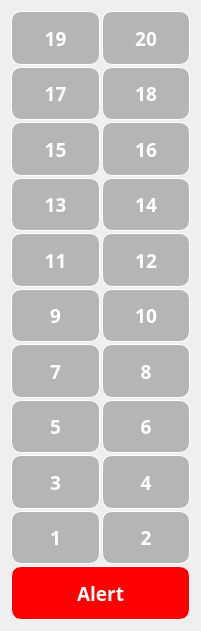
   <widget class="QWidget" name="gridLayoutWidget_4">
    <property name="geometry">
     <rect>
      <x>720</x>
      <y>140</y>
      <width>201</width>
      <height>631</height>
     </rect>
    </property>
    <property name="font">
     <font>
      <family>等线</family>
      <pointsize>14</pointsize>
      <weight>75</weight>
      <bold>true</bold>
     </font>
    </property>
    <property name="styleSheet">
     <string notr="true">QPushButton{
background-color: rgb(181, 181, 181);
color: white;
border-radius: 10px;
border: 1px white;
border-style: outset;
}
QPushButton:hover{
background-color: rgb(77, 199, 176);
}
QPushButton:pressed{
background-color: green;
color: white;
}</string>
    </property>
    <layout class="QGridLayout" name="Elevator4">
     <property name="spacing">
      <number>2</number>
     </property>
     <item row="5" column="2">
      <widget class="QPushButton" name="E4F14">
       <property name="sizePolicy">
        <sizepolicy hsizetype="Expanding" vsizetype="Expanding">
         <horstretch>0</horstretch>
         <verstretch>0</verstretch>
        </sizepolicy>
       </property>
       <property name="font">
        <font>
         <family>等线</family>
         <pointsize>14</pointsize>
         <weight>75</weight>
         <bold>true</bold>
        </font>
       </property>
       <property name="styleSheet">
        <string notr="true">QPushButton{
background-color: rgb(181, 181, 181);
color: white;
border-radius: 10px;
border: 1px white;
border-style: outset;
}
QPushButton:hover{
background-color: rgb(77, 199, 176);
}
QPushButton:pressed{
background-color: green;
color: white;
}</string>
       </property>
       <property name="text">
        <string>14</string>
       </property>
      </widget>
     </item>
     <item row="7" column="1">
      <widget class="QPushButton" name="E4F9">
       <property name="sizePolicy">
        <sizepolicy hsizetype="Expanding" vsizetype="Expanding">
         <horstretch>0</horstretch>
         <verstretch>0</verstretch>
        </sizepolicy>
       </property>
       <property name="font">
        <font>
         <family>等线</family>
         <pointsize>14</pointsize>
         <weight>75</weight>
         <bold>true</bold>
        </font>
       </property>
       <property name="styleSheet">
        <string notr="true">QPushButton{
background-color: rgb(181, 181, 181);
color: white;
border-radius: 10px;
border: 1px white;
border-style: outset;
}
QPushButton:hover{
background-color: rgb(77, 199, 176);
}
QPushButton:pressed{
background-color: green;
color: white;
}</string>
       </property>
       <property name="text">
        <string>9</string>
       </property>
      </widget>
     </item>
     <item row="11" column="2">
      <widget class="QPushButton" name="E4F2">
       <property name="sizePolicy">
        <sizepolicy hsizetype="Expanding" vsizetype="Expanding">
         <horstretch>0</horstretch>
         <verstretch>0</verstretch>
        </sizepolicy>
       </property>
       <property name="font">
        <font>
         <family>等线</family>
         <pointsize>14</pointsize>
         <weight>75</weight>
         <bold>true</bold>
        </font>
       </property>
       <property name="styleSheet">
        <string notr="true">QPushButton{
background-color: rgb(181, 181, 181);
color: white;
border-radius: 10px;
border: 1px white;
border-style: outset;
}
QPushButton:hover{
background-color: rgb(77, 199, 176);
}
QPushButton:pressed{
background-color: green;
color: white;
}</string>
       </property>
       <property name="text">
        <string>2</string>
       </property>
      </widget>
     </item>
     <item row="2" column="1">
      <widget class="QPushButton" name="E4F19">
       <property name="sizePolicy">
        <sizepolicy hsizetype="Expanding" vsizetype="Expanding">
         <horstretch>0</horstretch>
         <verstretch>0</verstretch>
        </sizepolicy>
       </property>
       <property name="font">
        <font>
         <family>等线</family>
         <pointsize>14</pointsize>
         <weight>75</weight>
         <bold>true</bold>
        </font>
       </property>
       <property name="styleSheet">
        <string notr="true">QPushButton{
background-color: rgb(181, 181, 181);
color: white;
border-radius: 10px;
border: 1px white;
border-style: outset;
}
QPushButton:hover{
background-color: rgb(77, 199, 176);
}
QPushButton:pressed{
background-color: green;
color: white;
}</string>
       </property>
       <property name="text">
        <string>19</string>
       </property>
      </widget>
     </item>
     <item row="10" column="1">
      <widget class="QPushButton" name="E4F3">
       <property name="sizePolicy">
        <sizepolicy hsizetype="Expanding" vsizetype="Expanding">
         <horstretch>0</horstretch>
         <verstretch>0</verstretch>
        </sizepolicy>
       </property>
       <property name="font">
        <font>
         <family>等线</family>
         <pointsize>14</pointsize>
         <weight>75</weight>
         <bold>true</bold>
        </font>
       </property>
       <property name="styleSheet">
        <string notr="true">QPushButton{
background-color: rgb(181, 181, 181);
color: white;
border-radius: 10px;
border: 1px white;
border-style: outset;
}
QPushButton:hover{
background-color: rgb(77, 199, 176);
}
QPushButton:pressed{
background-color: green;
color: white;
}</string>
       </property>
       <property name="text">
        <string>3</string>
       </property>
      </widget>
     </item>
     <item row="10" column="2">
      <widget class="QPushButton" name="E4F4">
       <property name="sizePolicy">
        <sizepolicy hsizetype="Expanding" vsizetype="Expanding">
         <horstretch>0</horstretch>
         <verstretch>0</verstretch>
        </sizepolicy>
       </property>
       <property name="font">
        <font>
         <family>等线</family>
         <pointsize>14</pointsize>
         <weight>75</weight>
         <bold>true</bold>
        </font>
       </property>
       <property name="styleSheet">
        <string notr="true">QPushButton{
background-color: rgb(181, 181, 181);
color: white;
border-radius: 10px;
border: 1px white;
border-style: outset;
}
QPushButton:hover{
background-color: rgb(77, 199, 176);
}
QPushButton:pressed{
background-color: green;
color: white;
}</string>
       </property>
       <property name="text">
        <string>4</string>
       </property>
      </widget>
     </item>
     <item row="9" column="2">
      <widget class="QPushButton" name="E4F6">
       <property name="sizePolicy">
        <sizepolicy hsizetype="Expanding" vsizetype="Expanding">
         <horstretch>0</horstretch>
         <verstretch>0</verstretch>
        </sizepolicy>
       </property>
       <property name="font">
        <font>
         <family>等线</family>
         <pointsize>14</pointsize>
         <weight>75</weight>
         <bold>true</bold>
        </font>
       </property>
       <property name="styleSheet">
        <string notr="true">QPushButton{
background-color: rgb(181, 181, 181);
color: white;
border-radius: 10px;
border: 1px white;
border-style: outset;
}
QPushButton:hover{
background-color: rgb(77, 199, 176);
}
QPushButton:pressed{
background-color: green;
color: white;
}</string>
       </property>
       <property name="text">
        <string>6</string>
       </property>
      </widget>
     </item>
     <item row="7" column="2">
      <widget class="QPushButton" name="E4F10">
       <property name="sizePolicy">
        <sizepolicy hsizetype="Expanding" vsizetype="Expanding">
         <horstretch>0</horstretch>
         <verstretch>0</verstretch>
        </sizepolicy>
       </property>
       <property name="font">
        <font>
         <family>等线</family>
         <pointsize>14</pointsize>
         <weight>75</weight>
         <bold>true</bold>
        </font>
       </property>
       <property name="styleSheet">
        <string notr="true">QPushButton{
background-color: rgb(181, 181, 181);
color: white;
border-radius: 10px;
border: 1px white;
border-style: outset;
}
QPushButton:hover{
background-color: rgb(77, 199, 176);
}
QPushButton:pressed{
background-color: green;
color: white;
}</string>
       </property>
       <property name="text">
        <string>10</string>
       </property>
      </widget>
     </item>
     <item row="6" column="2">
      <widget class="QPushButton" name="E4F12">
       <property name="sizePolicy">
        <sizepolicy hsizetype="Expanding" vsizetype="Expanding">
         <horstretch>0</horstretch>
         <verstretch>0</verstretch>
        </sizepolicy>
       </property>
       <property name="font">
        <font>
         <family>等线</family>
         <pointsize>14</pointsize>
         <weight>75</weight>
         <bold>true</bold>
        </font>
       </property>
       <property name="styleSheet">
        <string notr="true">QPushButton{
background-color: rgb(181, 181, 181);
color: white;
border-radius: 10px;
border: 1px white;
border-style: outset;
}
QPushButton:hover{
background-color: rgb(77, 199, 176);
}
QPushButton:pressed{
background-color: green;
color: white;
}</string>
       </property>
       <property name="text">
        <string>12</string>
       </property>
      </widget>
     </item>
     <item row="4" column="2">
      <widget class="QPushButton" name="E4F16">
       <property name="sizePolicy">
        <sizepolicy hsizetype="Expanding" vsizetype="Expanding">
         <horstretch>0</horstretch>
         <verstretch>0</verstretch>
        </sizepolicy>
       </property>
       <property name="font">
        <font>
         <family>等线</family>
         <pointsize>14</pointsize>
         <weight>75</weight>
         <bold>true</bold>
        </font>
       </property>
       <property name="styleSheet">
        <string notr="true">QPushButton{
background-color: rgb(181, 181, 181);
color: white;
border-radius: 10px;
border: 1px white;
border-style: outset;
}
QPushButton:hover{
background-color: rgb(77, 199, 176);
}
QPushButton:pressed{
background-color: green;
color: white;
}</string>
       </property>
       <property name="text">
        <string>16</string>
       </property>
      </widget>
     </item>
     <item row="11" column="1">
      <widget class="QPushButton" name="E4F1">
       <property name="sizePolicy">
        <sizepolicy hsizetype="Expanding" vsizetype="Expanding">
         <horstretch>0</horstretch>
         <verstretch>0</verstretch>
        </sizepolicy>
       </property>
       <property name="font">
        <font>
         <family>等线</family>
         <pointsize>14</pointsize>
         <weight>75</weight>
         <bold>true</bold>
        </font>
       </property>
       <property name="styleSheet">
        <string notr="true">QPushButton{
background-color: rgb(181, 181, 181);
color: white;
border-radius: 10px;
border: 1px white;
border-style: outset;
}
QPushButton:hover{
background-color: rgb(77, 199, 176);
}
QPushButton:pressed{
background-color: green;
color: white;
}</string>
       </property>
       <property name="text">
        <string>1</string>
       </property>
      </widget>
     </item>
     <item row="3" column="1">
      <widget class="QPushButton" name="E4F17">
       <property name="sizePolicy">
        <sizepolicy hsizetype="Expanding" vsizetype="Expanding">
         <horstretch>0</horstretch>
         <verstretch>0</verstretch>
        </sizepolicy>
       </property>
       <property name="font">
        <font>
         <family>等线</family>
         <pointsize>14</pointsize>
         <weight>75</weight>
         <bold>true</bold>
        </font>
       </property>
       <property name="styleSheet">
        <string notr="true">QPushButton{
background-color: rgb(181, 181, 181);
color: white;
border-radius: 10px;
border: 1px white;
border-style: outset;
}
QPushButton:hover{
background-color: rgb(77, 199, 176);
}
QPushButton:pressed{
background-color: green;
color: white;
}</string>
       </property>
       <property name="text">
        <string>17</string>
       </property>
      </widget>
     </item>
     <item row="4" column="1">
      <widget class="QPushButton" name="E4F15">
       <property name="sizePolicy">
        <sizepolicy hsizetype="Expanding" vsizetype="Expanding">
         <horstretch>0</horstretch>
         <verstretch>0</verstretch>
        </sizepolicy>
       </property>
       <property name="font">
        <font>
         <family>等线</family>
         <pointsize>14</pointsize>
         <weight>75</weight>
         <bold>true</bold>
        </font>
       </property>
       <property name="styleSheet">
        <string notr="true">QPushButton{
background-color: rgb(181, 181, 181);
color: white;
border-radius: 10px;
border: 1px white;
border-style: outset;
}
QPushButton:hover{
background-color: rgb(77, 199, 176);
}
QPushButton:pressed{
background-color: green;
color: white;
}</string>
       </property>
       <property name="text">
        <string>15</string>
       </property>
      </widget>
     </item>
     <item row="8" column="1">
      <widget class="QPushButton" name="E4F7">
       <property name="sizePolicy">
        <sizepolicy hsizetype="Expanding" vsizetype="Expanding">
         <horstretch>0</horstretch>
         <verstretch>0</verstretch>
        </sizepolicy>
       </property>
       <property name="font">
        <font>
         <family>等线</family>
         <pointsize>14</pointsize>
         <weight>75</weight>
         <bold>true</bold>
        </font>
       </property>
       <property name="styleSheet">
        <string notr="true">QPushButton{
background-color: rgb(181, 181, 181);
color: white;
border-radius: 10px;
border: 1px white;
border-style: outset;
}
QPushButton:hover{
background-color: rgb(77, 199, 176);
}
QPushButton:pressed{
background-color: green;
color: white;
}</string>
       </property>
       <property name="text">
        <string>7</string>
       </property>
      </widget>
     </item>
     <item row="9" column="1">
      <widget class="QPushButton" name="E4F5">
       <property name="sizePolicy">
        <sizepolicy hsizetype="Expanding" vsizetype="Expanding">
         <horstretch>0</horstretch>
         <verstretch>0</verstretch>
        </sizepolicy>
       </property>
       <property name="font">
        <font>
         <family>等线</family>
         <pointsize>14</pointsize>
         <weight>75</weight>
         <bold>true</bold>
        </font>
       </property>
       <property name="styleSheet">
        <string notr="true">QPushButton{
background-color: rgb(181, 181, 181);
color: white;
border-radius: 10px;
border: 1px white;
border-style: outset;
}
QPushButton:hover{
background-color: rgb(77, 199, 176);
}
QPushButton:pressed{
background-color: green;
color: white;
}</string>
       </property>
       <property name="text">
        <string>5</string>
       </property>
      </widget>
     </item>
     <item row="8" column="2">
      <widget class="QPushButton" name="E4F8">
       <property name="sizePolicy">
        <sizepolicy hsizetype="Expanding" vsizetype="Expanding">
         <horstretch>0</horstretch>
         <verstretch>0</verstretch>
        </sizepolicy>
       </property>
       <property name="font">
        <font>
         <family>等线</family>
         <pointsize>14</pointsize>
         <weight>75</weight>
         <bold>true</bold>
        </font>
       </property>
       <property name="styleSheet">
        <string notr="true">QPushButton{
background-color: rgb(181, 181, 181);
color: white;
border-radius: 10px;
border: 1px white;
border-style: outset;
}
QPushButton:hover{
background-color: rgb(77, 199, 176);
}
QPushButton:pressed{
background-color: green;
color: white;
}</string>
       </property>
       <property name="text">
        <string>8</string>
       </property>
      </widget>
     </item>
     <item row="2" column="2">
      <widget class="QPushButton" name="E4F20">
       <property name="sizePolicy">
        <sizepolicy hsizetype="Expanding" vsizetype="Expanding">
         <horstretch>0</horstretch>
         <verstretch>0</verstretch>
        </sizepolicy>
       </property>
       <property name="font">
        <font>
         <family>等线</family>
         <pointsize>14</pointsize>
         <weight>75</weight>
         <bold>true</bold>
        </font>
       </property>
       <property name="styleSheet">
        <string notr="true">QPushButton{
background-color: rgb(181, 181, 181);
color: white;
border-radius: 10px;
border: 1px white;
border-style: outset;
}
QPushButton:hover{
background-color: rgb(77, 199, 176);
}
QPushButton:pressed{
background-color: green;
color: white;
}</string>
       </property>
       <property name="text">
        <string>20</string>
       </property>
      </widget>
     </item>
     <item row="5" column="1">
      <widget class="QPushButton" name="E4F13">
       <property name="sizePolicy">
        <sizepolicy hsizetype="Expanding" vsizetype="Expanding">
         <horstretch>0</horstretch>
         <verstretch>0</verstretch>
        </sizepolicy>
       </property>
       <property name="font">
        <font>
         <family>等线</family>
         <pointsize>14</pointsize>
         <weight>75</weight>
         <bold>true</bold>
        </font>
       </property>
       <property name="styleSheet">
        <string notr="true">QPushButton{
background-color: rgb(181, 181, 181);
color: white;
border-radius: 10px;
border: 1px white;
border-style: outset;
}
QPushButton:hover{
background-color: rgb(77, 199, 176);
}
QPushButton:pressed{
background-color: green;
color: white;
}</string>
       </property>
       <property name="text">
        <string>13</string>
       </property>
      </widget>
     </item>
     <item row="3" column="2">
      <widget class="QPushButton" name="E4F18">
       <property name="sizePolicy">
        <sizepolicy hsizetype="Expanding" vsizetype="Expanding">
         <horstretch>0</horstretch>
         <verstretch>0</verstretch>
        </sizepolicy>
       </property>
       <property name="font">
        <font>
         <family>等线</family>
         <pointsize>14</pointsize>
         <weight>75</weight>
         <bold>true</bold>
        </font>
       </property>
       <property name="styleSheet">
        <string notr="true">QPushButton{
background-color: rgb(181, 181, 181);
color: white;
border-radius: 10px;
border: 1px white;
border-style: outset;
}
QPushButton:hover{
background-color: rgb(77, 199, 176);
}
QPushButton:pressed{
background-color: green;
color: white;
}</string>
       </property>
       <property name="text">
        <string>18</string>
       </property>
      </widget>
     </item>
     <item row="6" column="1">
      <widget class="QPushButton" name="E4F11">
       <property name="sizePolicy">
        <sizepolicy hsizetype="Expanding" vsizetype="Expanding">
         <horstretch>0</horstretch>
         <verstretch>0</verstretch>
        </sizepolicy>
       </property>
       <property name="font">
        <font>
         <family>等线</family>
         <pointsize>14</pointsize>
         <weight>75</weight>
         <bold>true</bold>
        </font>
       </property>
       <property name="styleSheet">
        <string notr="true">QPushButton{
background-color: rgb(181, 181, 181);
color: white;
border-radius: 10px;
border: 1px white;
border-style: outset;
}
QPushButton:hover{
background-color: rgb(77, 199, 176);
}
QPushButton:pressed{
background-color: green;
color: white;
}</string>
       </property>
       <property name="text">
        <string>11</string>
       </property>
      </widget>
     </item>
     <item row="12" column="1" colspan="2">
      <widget class="QPushButton" name="E4Alert">
       <property name="sizePolicy">
        <sizepolicy hsizetype="Expanding" vsizetype="Expanding">
         <horstretch>0</horstretch>
         <verstretch>0</verstretch>
        </sizepolicy>
       </property>
       <property name="font">
        <font>
         <family>等线</family>
         <pointsize>14</pointsize>
         <weight>75</weight>
         <bold>true</bold>
        </font>
       </property>
       <property name="styleSheet">
        <string notr="true">QPushButton{
background-color: red;
color: white;
border-radius: 10px;
border: 1px white;
border-style: outset;
}
QPushButton:hover{
background-color: orange;
}
QPushButton:pressed{
background-color: red;
color: white;
}</string>
       </property>
       <property name="text">
        <string>Alert</string>
       </property>
      </widget>
     </item>
    </layout>
   </widget>
